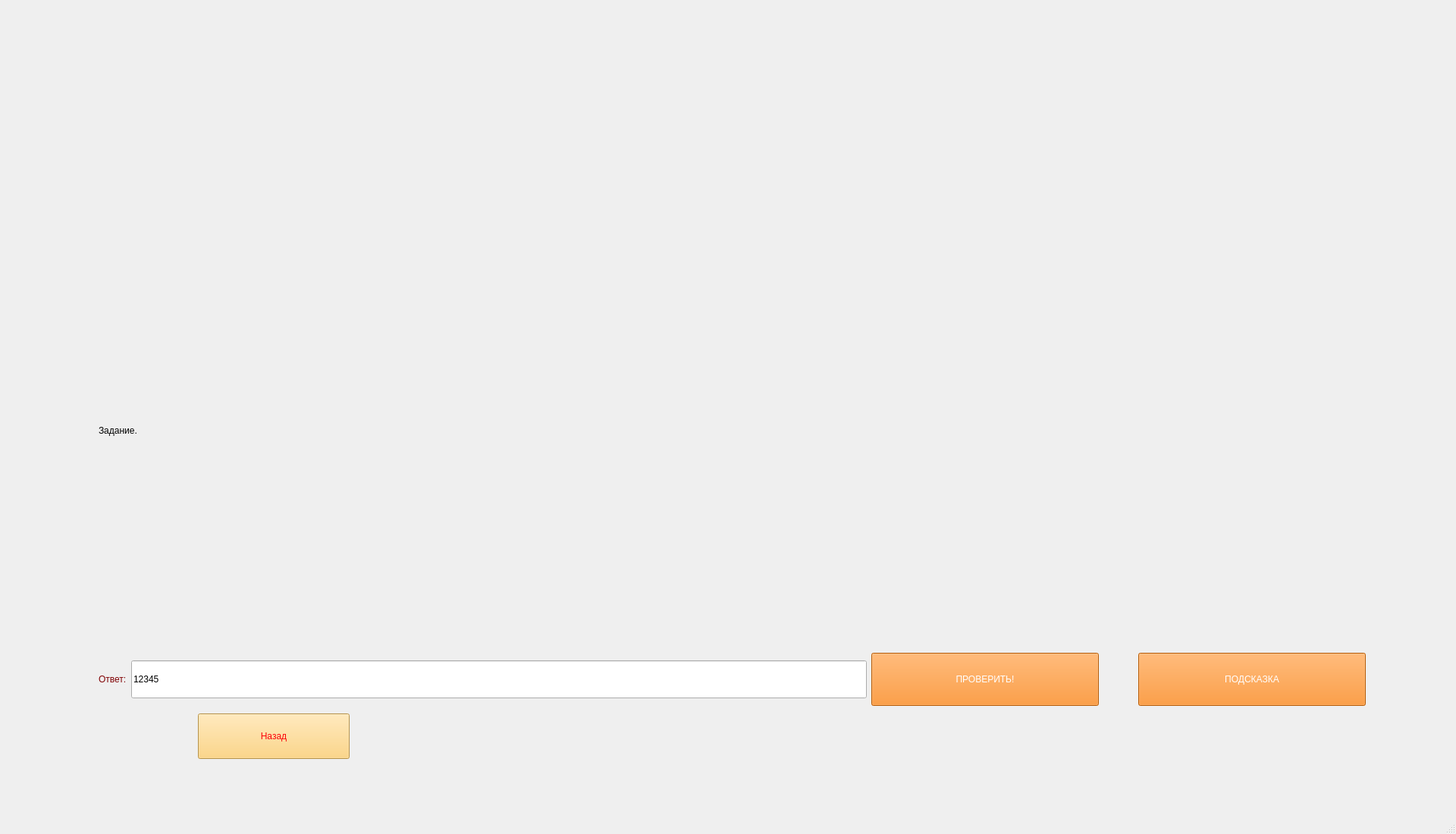
<?xml version="1.0" encoding="UTF-8"?>
<ui version="4.0">
 <class>ViktWindow</class>
 <widget class="QMainWindow" name="ViktWindow">
  <property name="geometry">
   <rect>
    <x>0</x>
    <y>0</y>
    <width>1920</width>
    <height>1100</height>
   </rect>
  </property>
  <property name="windowTitle">
   <string>MainWindow</string>
  </property>
  <widget class="QWidget" name="centralwidget">
   <widget class="QWidget" name="gridLayoutWidget">
    <property name="geometry">
     <rect>
      <x>130</x>
      <y>280</y>
      <width>1671</width>
      <height>651</height>
     </rect>
    </property>
    <layout class="QGridLayout" name="gridLayout">
     <item row="1" column="4">
      <widget class="QPushButton" name="tip_btn">
       <property name="minimumSize">
        <size>
         <width>300</width>
         <height>70</height>
        </size>
       </property>
       <property name="styleSheet">
        <string notr="true">font: 75 24pt &quot;Helvetica&quot;;
background-color: rgb(253, 128, 8);
color: rgb(255, 255, 255);</string>
       </property>
       <property name="text">
        <string>ПОДСКАЗКА</string>
       </property>
      </widget>
     </item>
     <item row="1" column="2">
      <widget class="QPushButton" name="check_btn">
       <property name="minimumSize">
        <size>
         <width>300</width>
         <height>70</height>
        </size>
       </property>
       <property name="styleSheet">
        <string notr="true">font: 75 24pt &quot;Helvetica&quot;;
background-color: rgb(253, 128, 8);
color: rgb(255, 255, 255);</string>
       </property>
       <property name="text">
        <string>ПРОВЕРИТЬ!</string>
       </property>
      </widget>
     </item>
     <item row="1" column="1">
      <widget class="QLineEdit" name="answ_area">
       <property name="minimumSize">
        <size>
         <width>0</width>
         <height>50</height>
        </size>
       </property>
       <property name="styleSheet">
        <string notr="true">font: italic 24pt &quot;Times New Roman&quot;;</string>
       </property>
       <property name="text">
        <string>12345</string>
       </property>
      </widget>
     </item>
     <item row="1" column="0">
      <widget class="QLabel" name="label_2">
       <property name="styleSheet">
        <string notr="true">font: 24pt &quot;Symbol&quot;;
color: rgb(128, 0, 2);</string>
       </property>
       <property name="text">
        <string>Ответ:</string>
       </property>
      </widget>
     </item>
     <item row="0" column="0" colspan="5">
      <widget class="QLabel" name="task_txt">
       <property name="styleSheet">
        <string notr="true">font: 24pt &quot;Symbol&quot;;
color: rgb(0, 0, 0);</string>
       </property>
       <property name="text">
        <string>Задание. </string>
       </property>
      </widget>
     </item>
     <item row="1" column="3">
      <spacer name="horizontalSpacer">
       <property name="orientation">
        <enum>Qt::Horizontal</enum>
       </property>
       <property name="sizeType">
        <enum>QSizePolicy::Fixed</enum>
       </property>
       <property name="sizeHint" stdset="0">
        <size>
         <width>40</width>
         <height>20</height>
        </size>
       </property>
      </spacer>
     </item>
    </layout>
   </widget>
   <widget class="QPushButton" name="go_back">
    <property name="enabled">
     <bool>true</bool>
    </property>
    <property name="geometry">
     <rect>
      <x>261</x>
      <y>941</y>
      <width>200</width>
      <height>60</height>
     </rect>
    </property>
    <property name="sizePolicy">
     <sizepolicy hsizetype="Minimum" vsizetype="Fixed">
      <horstretch>0</horstretch>
      <verstretch>0</verstretch>
     </sizepolicy>
    </property>
    <property name="minimumSize">
     <size>
      <width>0</width>
      <height>60</height>
     </size>
    </property>
    <property name="maximumSize">
     <size>
      <width>200</width>
      <height>16777215</height>
     </size>
    </property>
    <property name="cursor">
     <cursorShape>PointingHandCursor</cursorShape>
    </property>
    <property name="layoutDirection">
     <enum>Qt::LeftToRight</enum>
    </property>
    <property name="styleSheet">
     <string notr="true">font: 75 36pt &quot;Courier&quot;;
color: rgb(252, 1, 7);
background-color: rgb(254, 204, 102);
</string>
    </property>
    <property name="text">
     <string>Назад</string>
    </property>
   </widget>
  </widget>
  <widget class="QMenuBar" name="menubar">
   <property name="geometry">
    <rect>
     <x>0</x>
     <y>0</y>
     <width>1920</width>
     <height>24</height>
    </rect>
   </property>
  </widget>
  <widget class="QStatusBar" name="statusbar"/>
 </widget>
 <resources/>
 <connections/>
</ui>
